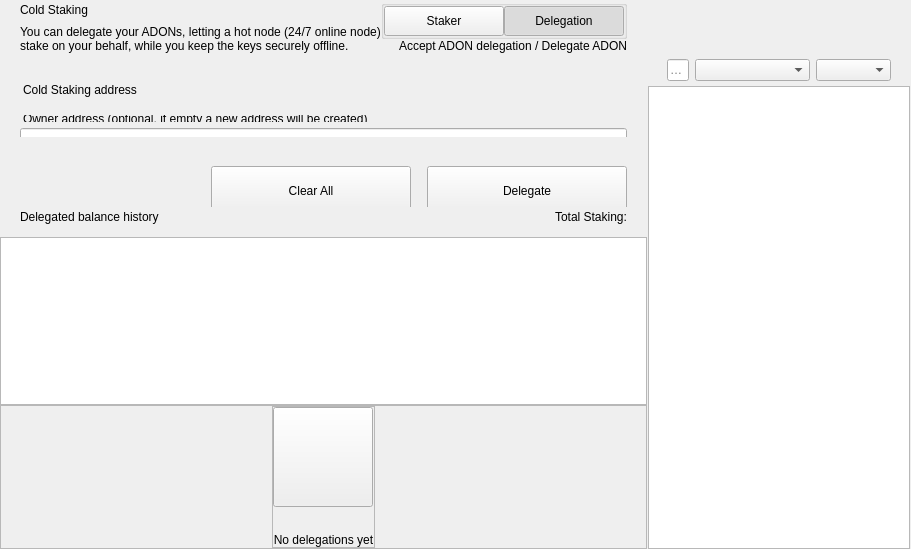
<?xml version="1.0" encoding="UTF-8"?>
<ui version="4.0">
 <class>ColdStakingWidget</class>
 <widget class="QWidget" name="ColdStakingWidget">
  <property name="geometry">
   <rect>
    <x>0</x>
    <y>0</y>
    <width>629</width>
    <height>549</height>
   </rect>
  </property>
  <property name="windowTitle">
   <string notr="true">N/A</string>
  </property>
  <layout class="QHBoxLayout" name="horizontalLayout_1" stretch="2,1">
   <property name="spacing">
    <number>0</number>
   </property>
   <property name="leftMargin">
    <number>0</number>
   </property>
   <property name="topMargin">
    <number>0</number>
   </property>
   <property name="rightMargin">
    <number>0</number>
   </property>
   <property name="bottomMargin">
    <number>0</number>
   </property>
   <item>
    <widget class="QWidget" name="left" native="true">
     <layout class="QVBoxLayout" name="verticalLayout_3">
      <property name="leftMargin">
       <number>0</number>
      </property>
      <property name="topMargin">
       <number>0</number>
      </property>
      <property name="rightMargin">
       <number>0</number>
      </property>
      <property name="bottomMargin">
       <number>0</number>
      </property>
      <item>
       <layout class="QVBoxLayout" name="verticalLayout_2">
        <property name="spacing">
         <number>0</number>
        </property>
        <item>
         <layout class="QVBoxLayout" name="verticalLayoutTop">
          <property name="spacing">
           <number>0</number>
          </property>
          <property name="leftMargin">
           <number>0</number>
          </property>
          <property name="rightMargin">
           <number>0</number>
          </property>
          <item>
           <widget class="QWidget" name="containerTitle" native="true">
            <property name="sizePolicy">
             <sizepolicy hsizetype="Preferred" vsizetype="Minimum">
              <horstretch>0</horstretch>
              <verstretch>0</verstretch>
             </sizepolicy>
            </property>
            <property name="maximumSize">
             <size>
              <width>16777215</width>
              <height>100</height>
             </size>
            </property>
            <layout class="QHBoxLayout" name="containerTitleLayout">
             <property name="spacing">
              <number>0</number>
             </property>
             <property name="leftMargin">
              <number>20</number>
             </property>
             <property name="topMargin">
              <number>0</number>
             </property>
             <property name="rightMargin">
              <number>20</number>
             </property>
             <property name="bottomMargin">
              <number>0</number>
             </property>
             <item>
              <layout class="QVBoxLayout" name="verticalLayout11">
               <property name="spacing">
                <number>5</number>
               </property>
               <item>
                <widget class="QLabel" name="labelTitle">
                 <property name="text">
                  <string>Cold Staking</string>
                 </property>
                </widget>
               </item>
               <item>
                <widget class="QLabel" name="labelSubtitle1">
                 <property name="maximumSize">
                  <size>
                   <width>16777215</width>
                   <height>16777215</height>
                  </size>
                 </property>
                 <property name="text">
                  <string>You can delegate your ADONs, letting a hot node (24/7 online node)
stake on your behalf, while you keep the keys securely offline.</string>
                 </property>
                </widget>
               </item>
              </layout>
             </item>
             <item>
              <spacer name="horizontalSpacer">
               <property name="orientation">
                <enum>Qt::Horizontal</enum>
               </property>
               <property name="sizeHint" stdset="0">
                <size>
                 <width>40</width>
                 <height>20</height>
                </size>
               </property>
              </spacer>
             </item>
             <item>
              <widget class="QWidget" name="containerViewPrivacyChecks" native="true">
               <layout class="QVBoxLayout" name="containerPrivacyChecks">
                <property name="spacing">
                 <number>0</number>
                </property>
                <property name="leftMargin">
                 <number>0</number>
                </property>
                <property name="topMargin">
                 <number>0</number>
                </property>
                <property name="rightMargin">
                 <number>0</number>
                </property>
                <property name="bottomMargin">
                 <number>0</number>
                </property>
                <item alignment="Qt::AlignHCenter|Qt::AlignVCenter">
                 <widget class="QGroupBox" name="groupBox">
                  <property name="title">
                   <string/>
                  </property>
                  <layout class="QHBoxLayout" name="horizontalLayout_2_1">
                   <property name="spacing">
                    <number>0</number>
                   </property>
                   <property name="leftMargin">
                    <number>0</number>
                   </property>
                   <property name="topMargin">
                    <number>0</number>
                   </property>
                   <property name="rightMargin">
                    <number>0</number>
                   </property>
                   <property name="bottomMargin">
                    <number>0</number>
                   </property>
                   <item>
                    <widget class="QPushButton" name="pushLeft">
                     <property name="minimumSize">
                      <size>
                       <width>120</width>
                       <height>30</height>
                      </size>
                     </property>
                     <property name="maximumSize">
                      <size>
                       <width>120</width>
                       <height>30</height>
                      </size>
                     </property>
                     <property name="focusPolicy">
                      <enum>Qt::NoFocus</enum>
                     </property>
                     <property name="text">
                      <string>Staker</string>
                     </property>
                     <property name="checkable">
                      <bool>true</bool>
                     </property>
                     <property name="autoExclusive">
                      <bool>true</bool>
                     </property>
                    </widget>
                   </item>
                   <item>
                    <widget class="QPushButton" name="pushRight">
                     <property name="minimumSize">
                      <size>
                       <width>120</width>
                       <height>30</height>
                      </size>
                     </property>
                     <property name="maximumSize">
                      <size>
                       <width>120</width>
                       <height>30</height>
                      </size>
                     </property>
                     <property name="focusPolicy">
                      <enum>Qt::NoFocus</enum>
                     </property>
                     <property name="text">
                      <string>Delegation</string>
                     </property>
                     <property name="checkable">
                      <bool>true</bool>
                     </property>
                     <property name="checked">
                      <bool>true</bool>
                     </property>
                     <property name="autoExclusive">
                      <bool>true</bool>
                     </property>
                    </widget>
                   </item>
                  </layout>
                 </widget>
                </item>
                <item alignment="Qt::AlignTop">
                 <widget class="QLabel" name="labelSubtitle2">
                  <property name="text">
                   <string>Accept ADON delegation / Delegate ADON</string>
                  </property>
                  <property name="alignment">
                   <set>Qt::AlignRight|Qt::AlignTrailing|Qt::AlignVCenter</set>
                  </property>
                 </widget>
                </item>
               </layout>
              </widget>
             </item>
            </layout>
           </widget>
          </item>
          <item>
           <spacer name="verticalSpacer_2">
            <property name="orientation">
             <enum>Qt::Vertical</enum>
            </property>
            <property name="sizeType">
             <enum>QSizePolicy::Fixed</enum>
            </property>
            <property name="sizeHint" stdset="0">
             <size>
              <width>20</width>
              <height>30</height>
             </size>
            </property>
           </spacer>
          </item>
          <item>
           <widget class="QWidget" name="containerSend" native="true">
            <property name="minimumSize">
             <size>
              <width>0</width>
              <height>50</height>
             </size>
            </property>
            <layout class="QVBoxLayout" name="containerSendRow">
             <property name="spacing">
              <number>6</number>
             </property>
             <property name="leftMargin">
              <number>0</number>
             </property>
             <property name="topMargin">
              <number>0</number>
             </property>
             <property name="rightMargin">
              <number>0</number>
             </property>
             <property name="bottomMargin">
              <number>0</number>
             </property>
             <item>
              <widget class="QLabel" name="labelEditTitle">
               <property name="maximumSize">
                <size>
                 <width>16777215</width>
                 <height>30</height>
                </size>
               </property>
               <property name="styleSheet">
                <string notr="true">padding-left:20px; padding-bottom:3px;</string>
               </property>
               <property name="text">
                <string>Cold Staking address</string>
               </property>
              </widget>
             </item>
             <item>
              <spacer name="verticalSpacer_6">
               <property name="orientation">
                <enum>Qt::Vertical</enum>
               </property>
               <property name="sizeType">
                <enum>QSizePolicy::Fixed</enum>
               </property>
               <property name="sizeHint" stdset="0">
                <size>
                 <width>20</width>
                 <height>9</height>
                </size>
               </property>
              </spacer>
             </item>
             <item>
              <widget class="QWidget" name="containerOwner" native="true">
               <layout class="QVBoxLayout" name="vContainerOwner">
                <property name="spacing">
                 <number>4</number>
                </property>
                <property name="leftMargin">
                 <number>20</number>
                </property>
                <property name="topMargin">
                 <number>0</number>
                </property>
                <property name="rightMargin">
                 <number>20</number>
                </property>
                <property name="bottomMargin">
                 <number>0</number>
                </property>
                <item>
                 <widget class="QLabel" name="labelSubtitleDescription">
                  <property name="maximumSize">
                   <size>
                    <width>16777215</width>
                    <height>20</height>
                   </size>
                  </property>
                  <property name="styleSheet">
                   <string notr="true">margin-bottom:2px;
                   margin-left:0.05px;
                   padding:0px;</string>
                  </property>
                  <property name="text">
                   <string>Owner address (optional, if empty a new address will be created)</string>
                  </property>
                 </widget>
                </item>
                <item>
                 <widget class="QLineEdit" name="lineEditOwnerAddress">
                  <property name="minimumSize">
                   <size>
                    <width>0</width>
                    <height>50</height>
                   </size>
                  </property>
                  <property name="maximumSize">
                   <size>
                    <width>16777215</width>
                    <height>50</height>
                   </size>
                  </property>
                  <property name="styleSheet">
                   <string notr="true"/>
                  </property>
                  <property name="placeholderText">
                   <string>Enter owner address</string>
                  </property>
                 </widget>
                </item>
               </layout>
              </widget>
             </item>
            </layout>
           </widget>
          </item>
         </layout>
        </item>
        <item>
         <spacer name="verticalSpacer_3">
          <property name="orientation">
           <enum>Qt::Vertical</enum>
          </property>
          <property name="sizeType">
           <enum>QSizePolicy::Minimum</enum>
          </property>
          <property name="sizeHint" stdset="0">
           <size>
            <width>20</width>
            <height>20</height>
           </size>
          </property>
         </spacer>
        </item>
        <item>
         <widget class="QWidget" name="containerBtn" native="true">
          <property name="minimumSize">
           <size>
            <width>0</width>
            <height>50</height>
           </size>
          </property>
          <layout class="QHBoxLayout" name="horizontalLayout">
           <property name="rightMargin">
            <number>20</number>
           </property>
           <item>
            <spacer name="horizontalSpacer_2">
             <property name="orientation">
              <enum>Qt::Horizontal</enum>
             </property>
             <property name="sizeHint" stdset="0">
              <size>
               <width>200</width>
               <height>20</height>
              </size>
             </property>
            </spacer>
           </item>
           <item>
            <layout class="QHBoxLayout" name="horizontalLayout_7">
             <item>
              <spacer name="horizontalSpacer_3">
               <property name="orientation">
                <enum>Qt::Horizontal</enum>
               </property>
               <property name="sizeType">
                <enum>QSizePolicy::Expanding</enum>
               </property>
               <property name="sizeHint" stdset="0">
                <size>
                 <width>40</width>
                 <height>20</height>
                </size>
               </property>
              </spacer>
             </item>
             <item>
              <widget class="QPushButton" name="pushButtonClear">
               <property name="minimumSize">
                <size>
                 <width>200</width>
                 <height>50</height>
                </size>
               </property>
               <property name="focusPolicy">
                <enum>Qt::NoFocus</enum>
               </property>
               <property name="text">
                <string>Clear All</string>
               </property>
              </widget>
             </item>
             <item>
              <spacer name="horizontalSpacer_4">
               <property name="orientation">
                <enum>Qt::Horizontal</enum>
               </property>
               <property name="sizeType">
                <enum>QSizePolicy::Fixed</enum>
               </property>
               <property name="sizeHint" stdset="0">
                <size>
                 <width>10</width>
                 <height>20</height>
                </size>
               </property>
              </spacer>
             </item>
             <item>
              <widget class="QPushButton" name="pushButtonSend">
               <property name="minimumSize">
                <size>
                 <width>200</width>
                 <height>50</height>
                </size>
               </property>
               <property name="maximumSize">
                <size>
                 <width>200</width>
                 <height>50</height>
                </size>
               </property>
               <property name="focusPolicy">
                <enum>Qt::NoFocus</enum>
               </property>
               <property name="text">
                <string>Delegate</string>
               </property>
              </widget>
             </item>
            </layout>
           </item>
          </layout>
         </widget>
        </item>
        <item>
         <widget class="QWidget" name="containerHistoryLabel" native="true">
          <layout class="QHBoxLayout" name="horizontalLayout_4">
           <property name="spacing">
            <number>0</number>
           </property>
           <property name="leftMargin">
            <number>20</number>
           </property>
           <property name="topMargin">
            <number>0</number>
           </property>
           <property name="rightMargin">
            <number>20</number>
           </property>
           <property name="bottomMargin">
            <number>0</number>
           </property>
           <item>
            <widget class="QWidget" name="verticalWidget" native="true">
             <property name="minimumSize">
              <size>
               <width>100</width>
               <height>0</height>
              </size>
             </property>
             <layout class="QVBoxLayout" name="verticalLayout_58">
              <property name="leftMargin">
               <number>0</number>
              </property>
              <property name="topMargin">
               <number>0</number>
              </property>
              <property name="rightMargin">
               <number>0</number>
              </property>
              <property name="bottomMargin">
               <number>0</number>
              </property>
              <item>
               <widget class="QLabel" name="labelListHistory">
                <property name="text">
                 <string>Delegated balance history</string>
                </property>
               </widget>
              </item>
             </layout>
            </widget>
           </item>
           <item>
            <spacer name="horizontalSpacer_5">
             <property name="orientation">
              <enum>Qt::Horizontal</enum>
             </property>
             <property name="sizeHint" stdset="0">
              <size>
               <width>40</width>
               <height>20</height>
              </size>
             </property>
            </spacer>
           </item>
           <item>
            <widget class="QLabel" name="labelStakingTotal">
             <property name="text">
              <string>Total Staking:</string>
             </property>
            </widget>
           </item>
          </layout>
         </widget>
        </item>
        <item>
         <layout class="QVBoxLayout" name="verticalLayout_64">
          <property name="spacing">
           <number>0</number>
          </property>
          <item>
           <spacer name="verticalSpacer_44">
            <property name="orientation">
             <enum>Qt::Vertical</enum>
            </property>
            <property name="sizeType">
             <enum>QSizePolicy::Fixed</enum>
            </property>
            <property name="sizeHint" stdset="0">
             <size>
              <width>20</width>
              <height>10</height>
             </size>
            </property>
           </spacer>
          </item>
          <item>
           <widget class="QListView" name="listView">
            <property name="enabled">
             <bool>true</bool>
            </property>
            <property name="mouseTracking">
             <bool>true</bool>
            </property>
           </widget>
          </item>
          <item>
           <widget class="QFrame" name="emptyContainer">
            <property name="minimumSize">
             <size>
              <width>0</width>
              <height>100</height>
             </size>
            </property>
            <property name="frameShape">
             <enum>QFrame::StyledPanel</enum>
            </property>
            <property name="frameShadow">
             <enum>QFrame::Raised</enum>
            </property>
            <layout class="QVBoxLayout" name="verticalLayout_71" stretch="1,8">
             <property name="spacing">
              <number>0</number>
             </property>
             <property name="leftMargin">
              <number>0</number>
             </property>
             <property name="topMargin">
              <number>0</number>
             </property>
             <property name="rightMargin">
              <number>0</number>
             </property>
             <property name="bottomMargin">
              <number>0</number>
             </property>
             <item>
              <spacer name="verticalSpacer">
               <property name="orientation">
                <enum>Qt::Vertical</enum>
               </property>
               <property name="sizeHint" stdset="0">
                <size>
                 <width>20</width>
                 <height>20</height>
                </size>
               </property>
              </spacer>
             </item>
             <item alignment="Qt::AlignHCenter|Qt::AlignVCenter">
              <widget class="QFrame" name="emptyScreen">
               <property name="sizePolicy">
                <sizepolicy hsizetype="Expanding" vsizetype="Expanding">
                 <horstretch>0</horstretch>
                 <verstretch>0</verstretch>
                </sizepolicy>
               </property>
               <property name="frameShape">
                <enum>QFrame::StyledPanel</enum>
               </property>
               <property name="frameShadow">
                <enum>QFrame::Raised</enum>
               </property>
               <layout class="QVBoxLayout" name="verticalLayout">
                <property name="spacing">
                 <number>30</number>
                </property>
                <property name="leftMargin">
                 <number>0</number>
                </property>
                <property name="topMargin">
                 <number>0</number>
                </property>
                <property name="rightMargin">
                 <number>0</number>
                </property>
                <property name="bottomMargin">
                 <number>0</number>
                </property>
                <item alignment="Qt::AlignHCenter|Qt::AlignVCenter">
                 <widget class="QPushButton" name="pushImgEmpty">
                  <property name="minimumSize">
                   <size>
                    <width>100</width>
                    <height>100</height>
                   </size>
                  </property>
                  <property name="maximumSize">
                   <size>
                    <width>100</width>
                    <height>100</height>
                   </size>
                  </property>
                  <property name="focusPolicy">
                   <enum>Qt::NoFocus</enum>
                  </property>
                  <property name="text">
                   <string/>
                  </property>
                  <property name="iconSize">
                   <size>
                    <width>100</width>
                    <height>100</height>
                   </size>
                  </property>
                 </widget>
                </item>
                <item alignment="Qt::AlignHCenter|Qt::AlignVCenter">
                 <widget class="QLabel" name="labelEmpty">
                  <property name="styleSheet">
                   <string notr="true"/>
                  </property>
                  <property name="text">
                   <string>No delegations yet</string>
                  </property>
                  <property name="alignment">
                   <set>Qt::AlignCenter</set>
                  </property>
                 </widget>
                </item>
               </layout>
              </widget>
             </item>
            </layout>
           </widget>
          </item>
         </layout>
        </item>
       </layout>
      </item>
     </layout>
    </widget>
   </item>
   <item>
    <widget class="QWidget" name="right" native="true">
     <layout class="QVBoxLayout" name="rightContainer">
      <property name="spacing">
       <number>0</number>
      </property>
      <property name="leftMargin">
       <number>1</number>
      </property>
      <property name="topMargin">
       <number>0</number>
      </property>
      <property name="rightMargin">
       <number>1</number>
      </property>
      <property name="bottomMargin">
       <number>0</number>
      </property>
      <item>
       <widget class="QWidget" name="containerRightButtons" native="true">
        <property name="minimumSize">
         <size>
          <width>0</width>
          <height>50</height>
         </size>
        </property>
        <layout class="QVBoxLayout" name="verticalLayout_4">
         <property name="leftMargin">
          <number>19</number>
         </property>
         <property name="topMargin">
          <number>0</number>
         </property>
         <property name="rightMargin">
          <number>19</number>
         </property>
         <property name="bottomMargin">
          <number>0</number>
         </property>
         <item>
          <widget class="OptionButton" name="btnCoinControl" native="true">
           <property name="minimumSize">
            <size>
             <width>0</width>
             <height>0</height>
            </size>
           </property>
          </widget>
         </item>
         <item>
          <widget class="OptionButton" name="btnColdStaking" native="true"/>
         </item>
         <item>
          <widget class="OptionButton" name="btnMyStakingAddresses" native="true">
           <property name="sizePolicy">
            <sizepolicy hsizetype="Preferred" vsizetype="Minimum">
             <horstretch>0</horstretch>
             <verstretch>0</verstretch>
            </sizepolicy>
           </property>
          </widget>
         </item>
        </layout>
       </widget>
      </item>
      <item>
       <widget class="QWidget" name="sortWidget" native="true">
        <layout class="QHBoxLayout" name="horizontalLayout_6">
         <property name="leftMargin">
          <number>19</number>
         </property>
         <property name="rightMargin">
          <number>19</number>
         </property>
         <property name="bottomMargin">
          <number>5</number>
         </property>
           <item>
            <widget class="QLineEdit" name="lineEditFilter">
             <property name="sizePolicy">
              <sizepolicy hsizetype="Expanding" vsizetype="Fixed">
               <horstretch>0</horstretch>
               <verstretch>0</verstretch>
              </sizepolicy>
             </property>
             <property name="minimumSize">
              <size>
               <width>0</width>
               <height>0</height>
              </size>
             </property>
             <property name="contextMenuPolicy">
              <enum>Qt::DefaultContextMenu</enum>
             </property>
             <property name="acceptDrops">
              <bool>false</bool>
             </property>
             <property name="maxLength">
              <number>40</number>
             </property>
             <property name="placeholderText">
              <string>Filter</string>
             </property>
            </widget>
           </item>
         <item>
          <spacer name="horizontalSpacer_6">
           <property name="orientation">
            <enum>Qt::Horizontal</enum>
           </property>
           <property name="sizeType">
              <enum>QSizePolicy::Preferred</enum>
           </property>
           <property name="sizeHint" stdset="0">
            <size>
             <width>20</width>
             <height>20</height>
            </size>
           </property>
          </spacer>
         </item>
         <item>
          <widget class="QComboBox" name="comboBoxSort">
           <property name="sizePolicy">
            <sizepolicy hsizetype="Preferred" vsizetype="Fixed">
             <horstretch>0</horstretch>
             <verstretch>0</verstretch>
            </sizepolicy>
           </property>
           <property name="minimumSize">
            <size>
             <width>115</width>
             <height>0</height>
            </size>
           </property>
          </widget>
         </item>
         <item>
          <widget class="QComboBox" name="comboBoxSortOrder">
           <property name="sizePolicy">
            <sizepolicy hsizetype="Preferred" vsizetype="Fixed">
             <horstretch>0</horstretch>
             <verstretch>0</verstretch>
            </sizepolicy>
           </property>
           <property name="minimumSize">
            <size>
             <width>75</width>
             <height>0</height>
            </size>
           </property>
          </widget>
         </item>
        </layout>
       <zorder>comboBoxSort</zorder>
       <zorder>comboBoxSortOrder</zorder>
       <zorder>lineEditFilter</zorder>
       </widget>
      </item>
      <item>
       <widget class="QListView" name="listViewStakingAddress">
        <property name="enabled">
         <bool>true</bool>
        </property>
        <property name="mouseTracking">
         <bool>true</bool>
        </property>
       </widget>
      </item>
     </layout>
    </widget>
   </item>
  </layout>
 </widget>
 <customwidgets>
  <customwidget>
   <class>OptionButton</class>
   <extends>QWidget</extends>
   <header>qt/adon/optionbutton.h</header>
   <container>1</container>
  </customwidget>
 </customwidgets>
 <resources/>
 <connections/>
</ui>
